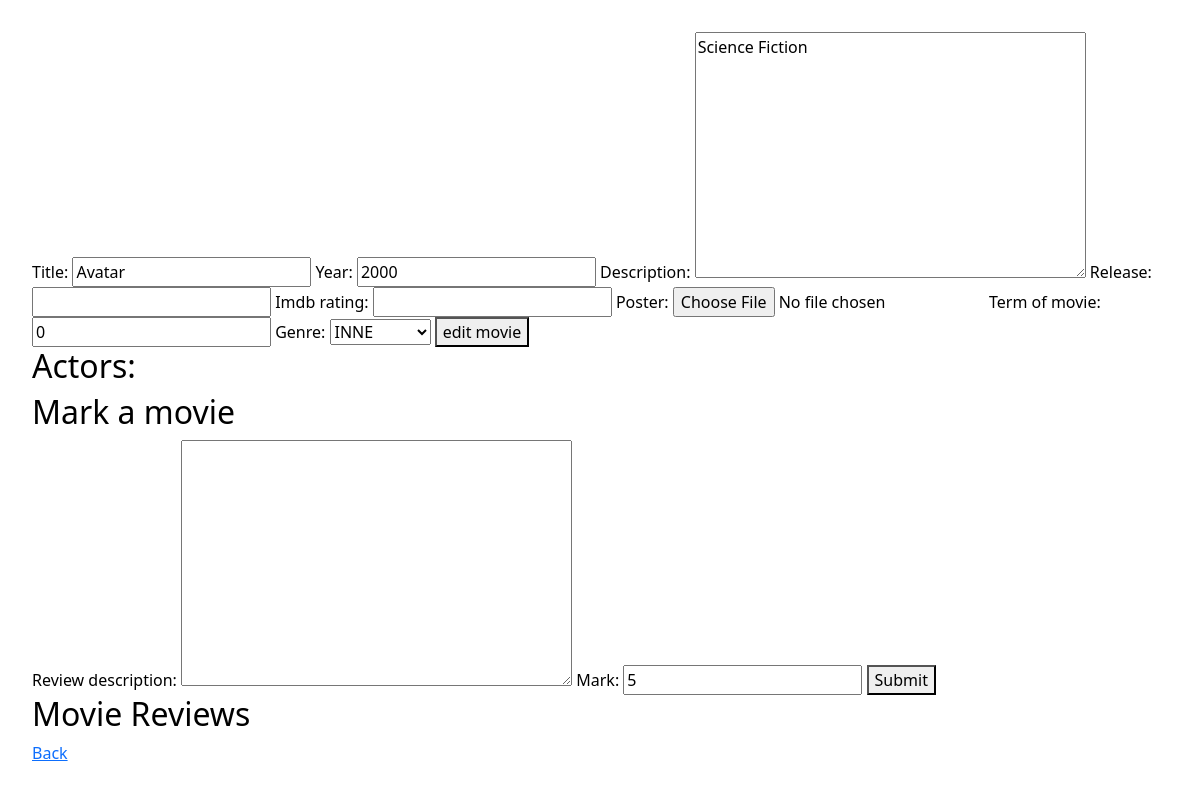
The app's page /movies_web/update/2/ (signed in), older data.
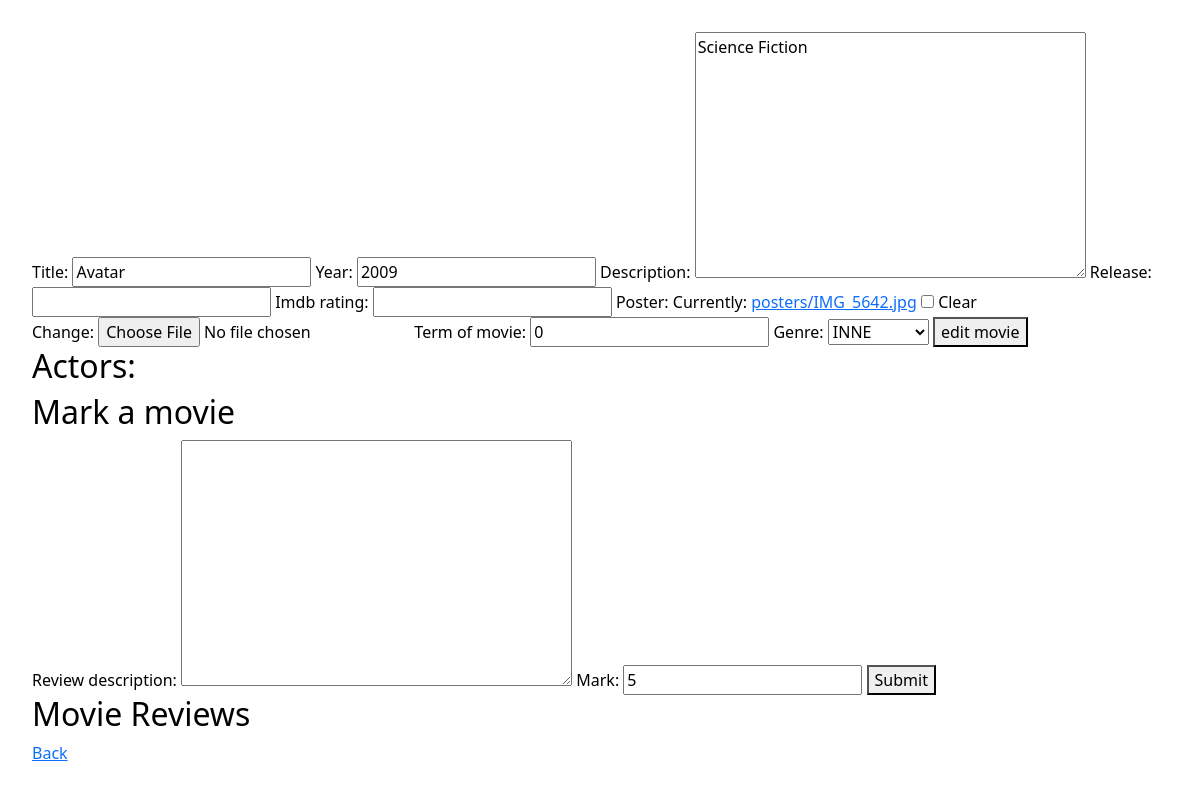
The same page, newer data.
### movies_web/models.py (models this page shows, shortened)
class Movie(models.Model):
    title = models.CharField(max_length = 64, blank = False)
    year = models.PositiveSmallIntegerField(blank = False, default = 2000)
    description = models.TextField(default = '')
    release = models.DateField(null = True, blank = True)
    imdb_rating = models.DecimalField(max_digits = 4, decimal_places = 2, blank = True, null = True)
    poster = models.ImageField(upload_to = 'posters', null = True, blank = True)
    additional_info = models.OneToOneField(MovieAdditionalInfo, on_delete = models.CASCADE, blank = True, null = True)

### movies_web/views.py (the view)
# urls.py: path('update/<int:id>/', update_movie, name = 'update_movie'),
@login_required
def update_movie(request, id):
    movie = get_object_or_404(Movie, pk = id) # od razu rozwiązuje nam problem 404 not found
    reviews = Review.objects.filter(movie = movie)
    actors = movie.actors.all()
    try:
        additional_info = MovieAdditionalInfo.object.get(movie = movie.id)
    except:
        additional_info = None
    movie_form = MovieForm(request.POST or None, request.FILES or None, instance = movie)
    additional_info_form = MovieAdditionalInfoForm(request.POST or None, instance = additional_info)
    review_form = ReviewForm(request.POST or None)
    if request.method == 'POST':
        if 'mark' in request.POST:
            review = review_form.save(commit = False)
            review.movie = movie
            review.save()
    if all((movie_form.is_valid(), additional_info_form.is_valid())):
        movie = movie_form.save(commit = False)
        additional_info = additional_info_form.save()
        movie.additional_info = additional_info
        movie.save()
        return redirect(all_movies)
    return render(request, 'movie_form.html', {'movie_form': movie_form, 'additional_info_form': additional_info_form,
                                               'reviews': reviews, 'review_form': review_form, 'actors' : actors,
                                               'is_new': False})

### movies_web/forms.py
class MovieForm(ModelForm):
    class Meta:
        model = Movie
        fields = ['title', 'year', 'description', 'release', 'imdb_rating', 'poster']

class MovieAdditionalInfoForm(ModelForm):
    class Meta:
        model = MovieAdditionalInfo
        fields = ['term_of_movie', 'genre']

### templates/movie_form.html (shortened to what this page needs)
{% extends 'main.html' %}
{% load bootstrap %}
{% block site %}
    <form method="post" enctype="multipart/form-data">
        {{ movie_form|bootstrap }}
        {{ additional_info_form|bootstrap }}
        {% if is_new %}
            <button type="submit">add movie</button>
        {% else %}
            <button type="submit">edit movie</button>
        {% endif %}
    </form>
    <h2>Actors: </h2>
    <h2>Mark a movie</h2>
    <form method="post" enctype="multipart/form-data">
        {{ review_form|bootstrap }}
        <button type="submit">Submit</button>
    </form>
    <h2>Movie Reviews</h2>
    <a href="{% url 'get_all_movies' %}">Back</a>
{% endblock %}

Row changes from the older to the newer data that the page shows:
changed Movie "Avatar": year "2000" → "2009"
Text that changed along with them:
form field movie_form: (not shown) → "☐"
text no longer shown: "Title: Year: Description: Release: Imdb rating: Poster:"
text now shown: "Title: Year: Description: Release: Imdb rating: Poster: Currently: posters/IMG_5642.jpg Clear Change:"
